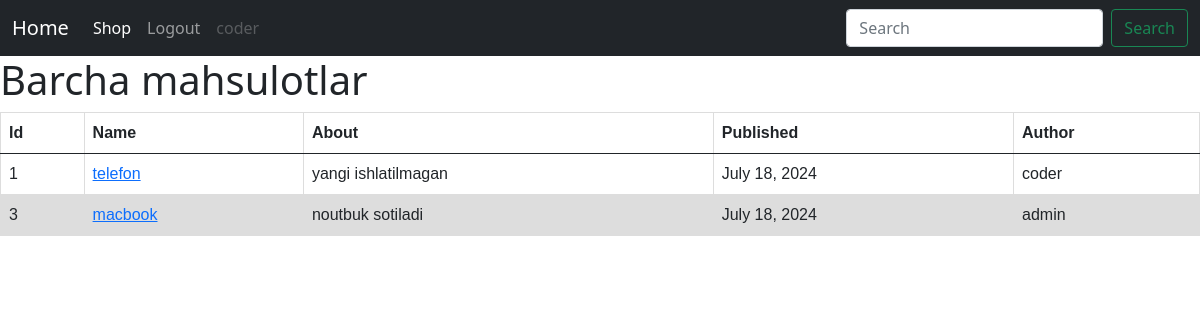
/shop (signed in), run on the app's committed database.
### main/models.py (models this page shows, shortened)
class Products(models.Model):
    name = models.CharField(max_length=100)
    description = models.CharField(max_length=250)
    price = models.IntegerField()
    created = models.DateTimeField(auto_now_add=True)
    author = models.ForeignKey(get_user_model(), on_delete=models.CASCADE)

### main/views.py (the view)
# urls.py: path('shop', Shop.as_view(), name='shop'),
class Shop(ListView):
    model = Products
    template_name = 'main/shop.html'

### templates/main/shop.html (shortened to what this page needs)
{% extends 'base.html' %}
{% load static %}
{% block css %}
<link rel="stylesheet" href="{% static 'shop.css' %}">
{% endblock css %}
{% block content %}
    <h1>Barcha mahsulotlar</h1>
      <table class="table">
        <thead>
          <tr>
            <th scope="col">Id</th>
            <th scope="col">Name</th>
            <th scope="col">About</th>
            <th scope="col">Published</th>
            <th scope="col">Author</th>
          </tr>
        </thead>
        <tbody>
          {% for post in object_list %}
              <tr>
                <td>{{ post.id }}</td>
                <td><a href="{% url 'detail' post.pk %}">{{ post.name }}</a></td>
                <td>{{ post.description }}</td>
                <td>{{ post.created.date }}</td>
                <td>{{ post.author }}</td>
              </tr>
          {% endfor %}
        </tbody>
      </table>
{% endblock content %}

### templates/base.html (shortened to what this page needs)
<!DOCTYPE html>
<html lang="en">
<head>
    <link href="https://cdn.jsdelivr.net/npm/bootstrap@5.0.2/dist/css/bootstrap.min.css" rel="stylesheet">
    {% block css %}
    {% endblock css %}
</head>
<body>
    <nav class="navbar navbar-expand-lg navbar-dark bg-dark">
        <div class="container-fluid">
          <a class="navbar-brand" href="{% url 'home' %}">Home</a>
          <div class="collapse navbar-collapse" id="navbarSupportedContent">
            <ul class="navbar-nav me-auto mb-2 mb-lg-0">
              <li class="nav-item">
                <a class="nav-link active" aria-current="page" href="{% url 'shop' %}">Shop</a>
              </li>
              {% if request.user.is_authenticated %}
              <li class="nav-item">
                <a class="nav-link" href="{% url 'logout' %}">Logout</a>
              </li>
              <li class="nav-item">
                <a class="nav-link disabled" href="#" tabindex="-1" aria-disabled="true">{{ request.user }}</a>
              </li>
              {% endif %}
            </ul>
            <form class="d-flex">
              <input class="form-control me-2" type="search" placeholder="Search" aria-label="Search">
              <button class="btn btn-outline-success" type="submit">Search</button>
            </form>
          </div>
        </div>
      </nav>
      {% block content %}
      {% endblock content %}
</body>
</html>

### static/shop.css (style rules this page uses)
table { font-family: arial, sans-serif; border-collapse: collapse; width: 100%; }
td, th { border: 1px solid #dddddd; text-align: left; padding: 8px; }
tr:nth-child(even) { background-color: #dddddd; }

### data on the page
Products: id "1", name "telefon", description "yangi ishlatilmagan", created "July 18, 2024", author "coder"
Products: id "3", name "macbook", description "noutbuk sotiladi", created "July 18, 2024", author "admin"

### other printed values
{{ request.user }} "coder"
